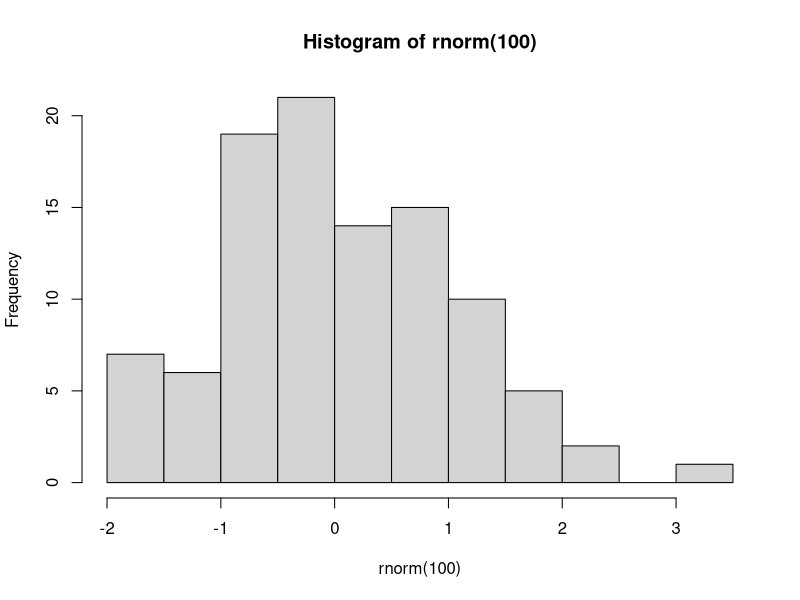

Recreate this plot in R.
## ---- chunk 1
#| label: tbl-beispieltabelle
#| tbl-cap: Tabelle aus einem R-Beispieldatensatz.
knitr::kable(iris[1:10,])
## ---- chunk 2
#| label: fig-histogram
#| fig-cap: Histogramm von 100 Zufallszahlen
hist(rnorm(100))
